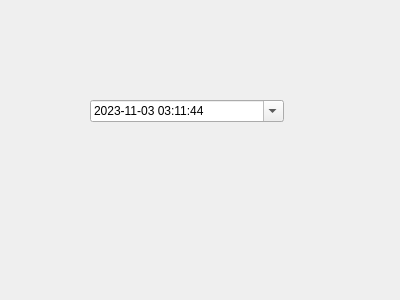
<?xml version="1.0" encoding="UTF-8"?>
<ui version="4.0">
 <class>Form</class>
 <widget class="QWidget" name="Form">
  <property name="geometry">
   <rect>
    <x>0</x>
    <y>0</y>
    <width>400</width>
    <height>300</height>
   </rect>
  </property>
  <property name="windowTitle">
   <string>Form</string>
  </property>
  <widget class="QDateTimeEdit" name="dateTimeEdit">
   <property name="geometry">
    <rect>
     <x>90</x>
     <y>100</y>
     <width>194</width>
     <height>22</height>
    </rect>
   </property>
   <property name="dateTime">
    <datetime>
     <hour>3</hour>
     <minute>11</minute>
     <second>44</second>
     <year>2023</year>
     <month>11</month>
     <day>3</day>
    </datetime>
   </property>
   <property name="date">
    <date>
     <year>2023</year>
     <month>11</month>
     <day>3</day>
    </date>
   </property>
   <property name="time">
    <time>
     <hour>3</hour>
     <minute>11</minute>
     <second>44</second>
    </time>
   </property>
   <property name="currentSection">
    <enum>QDateTimeEdit::YearSection</enum>
   </property>
   <property name="displayFormat">
    <string>yyyy-MM-dd HH:mm:ss</string>
   </property>
   <property name="calendarPopup">
    <bool>true</bool>
   </property>
   <property name="timeSpec">
    <enum>Qt::LocalTime</enum>
   </property>
  </widget>
 </widget>
 <resources/>
 <connections/>
</ui>
